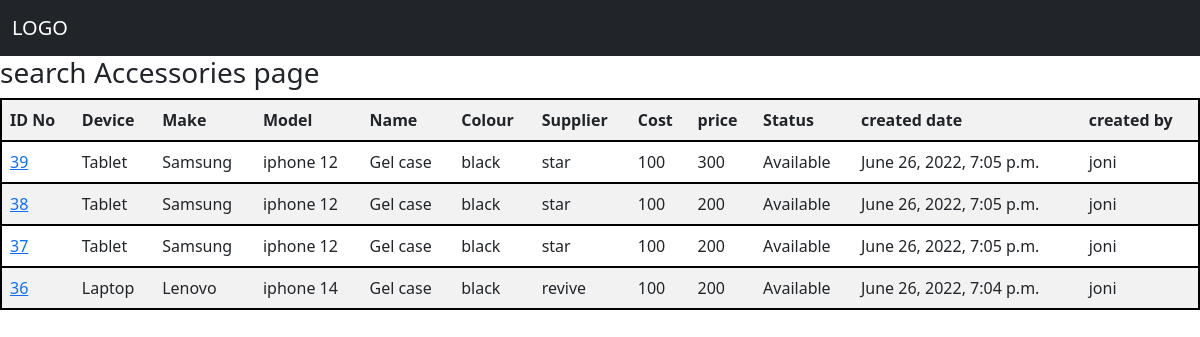
Page /Accessories/ on the committed database.
### Accessories/models.py (models this page shows)
class Retail_Accessories(models.Model):
    devices = models.ForeignKey(Devices,on_delete=models.CASCADE, related_name = 'acceessories_device')
    make = models.ForeignKey(Make,on_delete=models.CASCADE, related_name = 'acceessories_make')
    model = models.ForeignKey(Model,on_delete=models.CASCADE, related_name = 'acceessories_model')
    acce_name = models.ForeignKey(Acceesories_name,on_delete=models.CASCADE, related_name = 'acceessories_part_name')
    acce_colour = models.ForeignKey(Part_colour,on_delete=models.CASCADE, related_name = 'acceessories_colour')
    supplier = models.ForeignKey(Supplier,on_delete=models.CASCADE, related_name = 'accessories_supplier')
    quantity = models.IntegerField()
    cost = models.IntegerField()
    retail_price = models.IntegerField(null=True, blank=True)
    acce_status = models.ForeignKey(Acceesories_status,on_delete=models.CASCADE, related_name = 'accessories_status',null=True, blank=True)
    date = models.DateTimeField(null=True, blank=True)
    user = models.ForeignKey(User, on_delete = models.CASCADE, null=True, blank=True)
    alocated = models.BooleanField(default=False)

class Acceesories_name(models.Model):
    acce_name = models.CharField(max_length=250)
    def __str__(self):
        return self.acce_name

class Acceesories_status(models.Model):
    acce_status = models.CharField(max_length=250)
    def __str__(self):
        return self.acce_status

### Jobs/models.py (models this page shows, shortened)
class Devices(models.Model):
    devices = models.CharField(max_length=250)

class Make(models.Model):
    device = models.ForeignKey(Devices,on_delete=models.CASCADE, related_name='make_device')
    make = models.CharField(max_length=250)
    def __str__(self):
        return self.make

class Model(models.Model):
    make = models.ForeignKey(Make,on_delete=models.CASCADE)
    model = models.CharField(max_length=250)
    def __str__(self):
        return self.model

### Inventories/models.py (models this page shows)
class Part_colour(models.Model):
    colour = models.CharField(max_length=250)
    def __str__(self):
        return self.colour

class Supplier(models.Model):
    supplier = models.CharField(max_length=250)
    def __str__(self):
        return self.supplier

### Accessories/views.py (the view)
# urls.py: path('Accessories/', views.Accessories, name='Accessories'),
def Accessories(request):
    acc = Retail_Accessories.objects.all()
    context = {'acc_context':acc}
    return render(request,'Accessories.html',context )

### templates/Accessories.html (shortened to what this page needs)
{% extends 'base.html' %}
{% block content %}
<h3> search Accessories page </h3>
<table class="table table-striped" style="border: 2px solid black;" width="60%"  cellspacing="2" cellpadding="2" >
    <tr style="border: 1px solid rgb(48, 45, 45);" width="95%" style="border: black;"  >
        <th >ID No </th>
        <th>Device </th>
        <th>Make</th>
        <th>Model</th>
        <th>Name</th>
        <th>Colour</th>
        <th>Supplier</th>
        <th>Cost</th>
        <th>price</th>
        <th>Status</th>
        <th>created date</th>
        <th>created by</th>
    </tr>
    {% for show_result in  acc_context reversed %}
    {% if not show_result.alocated %}
    <tr style="border: 2px solid black" >
            <td><a href="#">{{ show_result.id  }}</a></td>
            <td>{{ show_result.devices.devices }}</td>
            <td>{{ show_result.make }}</td>
            <td>{{ show_result.model }}</td>
            <td>{{ show_result.acce_name}}</td>
            <td>{{ show_result.acce_colour }}</td>
            <td>{{ show_result.supplier }}</td>
            <td>{{ show_result.cost }}</td>
            <td>{{ show_result.retail_price }}</td>
            <td>{{ show_result.acce_status }}</td>
            <td>{{ show_result.date }}</td>
            <td>{{ show_result.user }}</td>
    </tr>
    {% endif %}
    {% endfor %}
</table>
{% endblock %}

### rows in the picture
Retail_Accessories: id "39", devices.devices "Tablet", make "Samsung", model "iphone 12", acce_name "Gel case", acce_colour "black", supplier "star", cost "100", retail_price "300", acce_status "Available", date "June 26, 2022, 7:05 p.m.", user "joni"
Retail_Accessories: id "38", devices.devices "Tablet", make "Samsung", model "iphone 12", acce_name "Gel case", acce_colour "black", supplier "star", cost "100", retail_price "200", acce_status "Available", date "June 26, 2022, 7:05 p.m.", user "joni"
Retail_Accessories: id "37", devices.devices "Tablet", make "Samsung", model "iphone 12", acce_name "Gel case", acce_colour "black", supplier "star", cost "100", retail_price "200", acce_status "Available", date "June 26, 2022, 7:05 p.m.", user "joni"
Retail_Accessories: id "36", devices.devices "Laptop", make "Lenovo", model "iphone 14", acce_name "Gel case", acce_colour "black", supplier "revive", cost "100", retail_price "200", acce_status "Available", date "June 26, 2022, 7:04 p.m.", user "joni"
